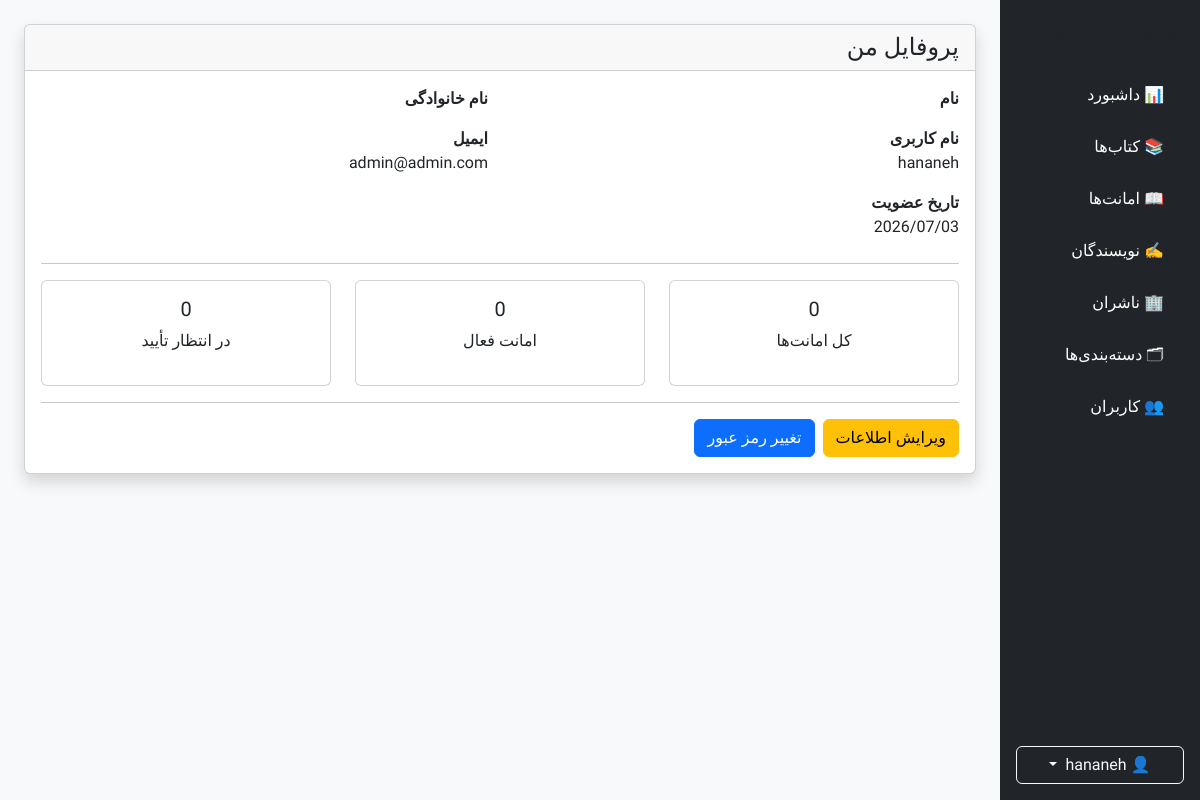
Page /account/profile/ (signed in) on the committed database.
### accounts/models.py (models this page shows, shortened)
class CustomUser(AbstractUser, BaseModel):
    email = models.EmailField(
    unique=True,
    verbose_name="ایمیل",
    )
    class Meta:
        verbose_name = "کاربر"
        verbose_name_plural = "کاربران"
        ordering = ["username"]

### accounts/views.py (the view)
class ProfileView(LoginRequiredMixin, TemplateView):
    template_name = "accounts/profile.html"
    def get_context_data(self, **kwargs):
        context = super().get_context_data(**kwargs)
        user = self.request.user
        context["active_borrows"] = Borrow.objects.filter(
            user=user,
            status=Borrow.STATUS_APPROVED,
        ).count()
        context["pending_borrows"] = Borrow.objects.filter(
            user=user,
            status=Borrow.STATUS_PENDING,
        ).count()
        context["total_borrows"] = Borrow.objects.filter(
            user=user,
        ).count()
        return context
    def get_template_names(self):
        if self.request.user.is_superuser:
            return ["accounts/admin/profile.html"]
        return ["accounts/profile.html"]

### accounts/templates/accounts/admin/profile.html (shortened to what this page needs)
{% extends "shared/_admin_layout.html" %}
{% block sidebar %}
    {% include "shared/_admin_sidebar.html" %}
{% endblock %}
{% block content %}
<div class="card shadow">
    <div class="card-header">
        <h4 class="mb-0">
            پروفایل من
        </h4>
    </div>
    <div class="card-body">
        <div class="row mb-3">
            <div class="col-md-6">
                <strong>نام</strong>
                <br>
            </div>
            <div class="col-md-6">
                <strong>نام خانوادگی</strong>
                <br>
            </div>
        </div>
        <div class="row mb-3">
            <div class="col-md-6">
                <strong>نام کاربری</strong>
                <br>
                {{ request.user.username }}
            </div>
            <div class="col-md-6">
                <strong>ایمیل</strong>
                <br>
                {{ request.user.email }}
            </div>
        </div>
        <div class="row mb-4">
            <div class="col-md-6">
                <strong>تاریخ عضویت</strong>
                <br>
                {{ request.user.date_joined|date:"Y/m/d" }}
            </div>
        </div>
        <hr>
        <div class="row text-center">
            <div class="col-md-4">
                <div class="card">
                    <div class="card-body">
                        <h5>
                            {{ total_borrows }}
                        </h5>
                        <p>
                            کل امانت‌ها
                        </p>
                    </div>
                </div>
            </div>
            <div class="col-md-4">
                <div class="card">
                    <div class="card-body">
                        <h5>
                            {{ active_borrows }}
                        </h5>
                        <p>
                            امانت فعال
                        </p>
                    </div>
                </div>
            </div>
            <div class="col-md-4">
                <div class="card">
                    <div class="card-body">
                        <h5>
                            {{ pending_borrows }}
                        </h5>
                        <p>
                            در انتظار تأیید
                        </p>
                    </div>
                </div>
            </div>
        </div>
        <hr>
        <div class="d-flex gap-2">
<a href="{% url 'profile-edit' %}"
   class="btn btn-warning">
    ویرایش اطلاعات
</a>
          <a href="{% url 'change-password' %}"
   class="btn btn-primary">
    تغییر رمز عبور
</a>
        </div>
    </div>
</div>
{% endblock %}

### static/css/admin.css (style rules this page uses)
html, body { font-family: "Vazirmatn", sans-serif; }
button, input, textarea, select, table, .card, .btn, .dropdown-menu, .list-group-item { font-family: inherit; }
body { background:#f5f6fa; }

### rows in the picture
CustomUser: user.username "hananeh", user.email "admin@admin.com", user.date_joined "2026/07/03"

### other values in the picture
{{ total_borrows }} "0"
{{ active_borrows }} "0"
{{ pending_borrows }} "0"
